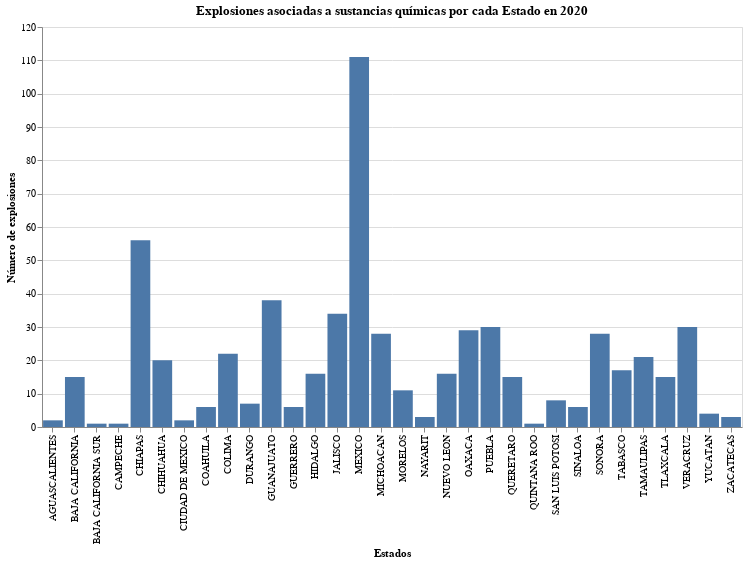

Write notebook code for a chart like this one.
### Code cell
gráfico_explosiones.properties(
    width = 700,
    height= 400,
    title = "Explosiones asociadas a sustancias químicas por cada Estado en 2020"
)

### Figure 1 — Vega-Lite specification as saved in the notebook (floating-point values rounded to 4 significant figures)
{"config": {"view": {"continuousWidth": 400, "continuousHeight": 300}}, "data": {"name": "data-baa258bd6b319023e4b3ffb603cb441b"}, "mark": "bar", "encoding": {"x": {"type": "nominal", "field": "estado", "title": "Estados"}, "y": {"type": "quantitative", "aggregate": "mean", "field": "explosion", "title": "Número de explosiones"}}, "height": 400, "title": "Explosiones asociadas a sustancias químicas por cada Estado en 2020", "width": 700, "$schema": "https://vega.github.io/schema/vega-lite/v4.8.1.json", "datasets": {"data-baa258bd6b319023e4b3ffb603cb441b": [{"estado": "AGUASCALIENTES", "derrame": 16, "explosion": 2, "fuga": 3, "incendio": 6, "otro": 0}, {"estado": "BAJA CALIFORNIA", "derrame": 112, "explosion": 15, "fuga": 28, "incendio": 33, "otro": 3}, {"estado": "BAJA CALIFORNIA SUR", "derrame": 13, "explosion": 1, "fuga": 1, "incendio": 2, "otro": 0}, {"estado": "CAMPECHE", "derrame": 20, "explosion": 1, "fuga": 6, "incendio": 6, "otro": 0}, {"estado": "CHIAPAS", "derrame": 36, "explosion": 56, "fuga": 134, "incendio": 56, "otro": 5}, {"estado": "CHIHUAHUA", "derrame": 28, "explosion": 20, "fuga": 27, "incendio": 19, "otro": 0}, {"estado": "CIUDAD DE MEXICO", "derrame": 16, "explosion": 2, "fuga": 2, "incendio": 5, "otro": 0}, {"estado": "COAHUILA", "derrame": 20, "explosion": 6, "fuga": 4, "incendio": 4, "otro": 0}, {"estado": "COLIMA", "derrame": 99, "explosion": 22, "fuga": 37, "incendio": 21, "otro": 0}, {"estado": "DURANGO", "derrame": 26, "explosion": 7, "fuga": 6, "incendio": 11, "otro": 0}, {"estado": "GUANAJUATO", "derrame": 1645, "explosion": 38, "fuga": 58, "incendio": 65, "otro": 3}, {"estado": "GUERRERO", "derrame": 18, "explosion": 6, "fuga": 5, "incendio": 7, "otro": 1}, {"estado": "HIDALGO", "derrame": 253, "explosion": 16, "fuga": 17, "incendio": 32, "otro": 0}, {"estado": "JALISCO", "derrame": 167, "explosion": 34, "fuga": 36, "incendio": 51, "otro": 2}, {"estado": "MEXICO", "derrame": 284, "explosion": 111, "fuga": 68, "incendio": 64, "otro": 0}, {"estado": "MICHOACAN", "derrame": 104, "explosion": 28, "fuga": 10, "incendio": 17, "otro": 2}, {"estado": "MORELOS", "derrame": 42, "explosion": 11, "fuga": 9, "incendio": 12, "otro": 1}, {"estado": "NAYARIT", "derrame": 18, "explosion": 3, "fuga": 5, "incendio": 3, "otro": 0}, {"estado": "NUEVO LEON", "derrame": 107, "explosion": 16, "fuga": 27, "incendio": 42, "otro": 0}, {"estado": "OAXACA", "derrame": 137, "explosion": 29, "fuga": 28, "incendio": 7, "otro": 1}, {"estado": "PUEBLA", "derrame": 835, "explosion": 30, "fuga": 45, "incendio": 41, "otro": 0}, {"estado": "QUERETARO", "derrame": 107, "explosion": 15, "fuga": 45, "incendio": 33, "otro": 2}, {"estado": "QUINTANA ROO", "derrame": 12, "explosion": 1, "fuga": 0, "incendio": 1, "otro": 0}, {"estado": "SAN LUIS POTOSI", "derrame": 45, "explosion": 8, "fuga": 8, "incendio": 8, "otro": 1}, {"estado": "SINALOA", "derrame": 113, "explosion": 6, "fuga": 30, "incendio": 18, "otro": 7}, {"estado": "SONORA", "derrame": 118, "explosion": 28, "fuga": 68, "incendio": 17, "otro": 7}, {"estado": "TABASCO", "derrame": 337, "explosion": 17, "fuga": 29, "incendio": 16, "otro": 1}, {"estado": "TAMAULIPAS", "derrame": 284, "explosion": 21, "fuga": 40, "incendio": 36, "otro": 3}, {"estado": "TLAXCALA", "derrame": 89, "explosion": 15, "fuga": 7, "incendio": 10, "otro": 0}, {"estado": "VERACRUZ", "derrame": 487, "explosion": 30, "fuga": 46, "incendio": 50, "otro": 3}, {"estado": "YUCATAN", "derrame": 25, "explosion": 4, "fuga": 6, "incendio": 6, "otro": 1}, {"estado": "ZACATECAS", "derrame": 52, "explosion": 3, "fuga": 3, "incendio": 4, "otro": 0}]}}
